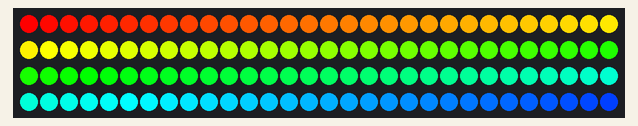
Simulated run of this sketch. Board: Arduino Nano, built with avr-gcc and run on an emulated ATmega328P. On the bench: 120 RGB LEDs in strip order, left to right, continuing on the next row.

Above: at 0.17 s.
At 3.9 s:
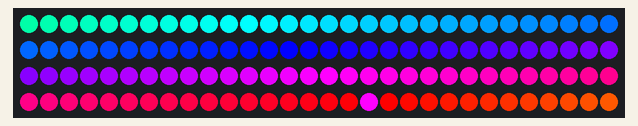
At 9.82 s:
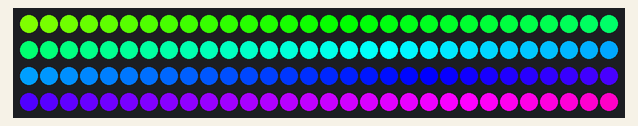
At 19.47 s:
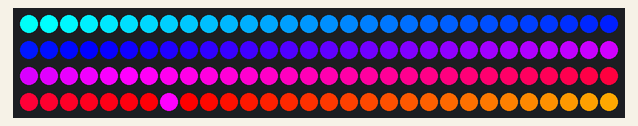
At 29.43 s:
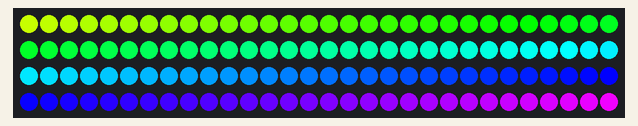
At 39.69 s:
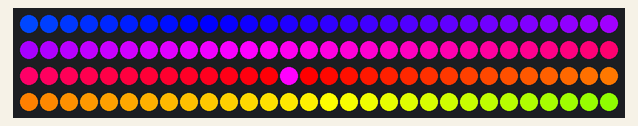

The sketch:

LEDstrip_rainbowtest.ino
```cpp
// This is a test script to show rainbow colors on the LED strip

// LED strip: WS2812 RGB LED strip
// Requires 5V & 0.2W per LED (works on Nano with 5V enabled)
// N = 120 leds on an original strip

/*
Wiring:
- Connect the 5V of the LED strip to an external 5V power source
- Connect the GND of the LED strip to the GND of the Arduino
- Connect the DIN of the LED strip to pin 7 of the Arduino
- Connect the GND of the external power source to the GND of the Arduino
*/

#include <Adafruit_NeoPixel.h>

#define PIN 7
#define LED_COUNT 120

Adafruit_NeoPixel leds = Adafruit_NeoPixel(LED_COUNT, PIN, NEO_GRB + NEO_KHZ800);

void setup()
{
  leds.begin();
  clearLEDs();
  leds.show();
}

void loop()
{
    for (int i=0; i<LED_COUNT; i++)
  {
    rainbow(i);
    delay(10);
  }
}

void clearLEDs()
{
  for (int i=0; i<LED_COUNT; i++)
  {
    leds.setPixelColor(i, 0);
  }
}

void rainbow(byte startPosition)
{
  int rainbowScale = 192 / LED_COUNT;
  for (int i=0; i<LED_COUNT; i++)
  {
    leds.setPixelColor(i, rainbowOrder((rainbowScale * (i + startPosition)) % 192));
  }
  leds.show();
}

uint32_t rainbowOrder(byte position)
{
  if (position < 31)
  {
    return leds.Color(0xFF, position * 8, 0);
  }
  else if (position < 63)
  {
    position -= 31;
    return leds.Color(0xFF - position * 8, 0xFF, 0);
  }
  else if (position < 95)
  {
    position -= 63;
    return leds.Color(0, 0xFF, position * 8);
  }
  else if (position < 127)
  {
    position -= 95;
    return leds.Color(0, 0xFF - position * 8, 0xFF);
  }
  else if (position < 159)
  {
    position -= 127;
    return leds.Color(position * 8, 0, 0xFF);
  }
  else
  {
    position -= 159;
    return leds.Color(0xFF, 0x00, 0xFF - position * 8);
  }
}
```
